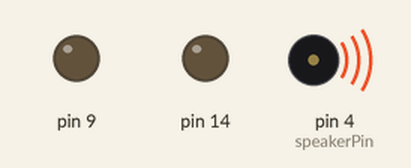
Recording of a sketch running on a simulated Arduino Uno, built with avr-gcc and run on an emulated ATmega328P. Shown: output pins drawn as LEDs (lit = HIGH), buzzer (waves = sounding).

Above: at 4.3 s.
At 22.87 s:
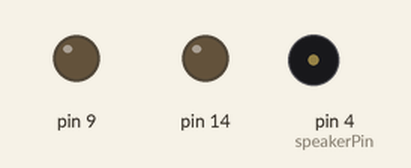
Timing chart, 0 to 29.6 s (numbered marks = the images above):
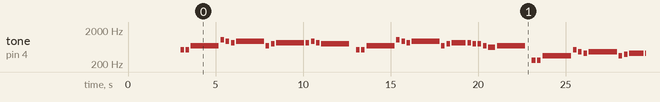

Measured:
- by itself, tone on pin 4 (speakerPin): plays 523 Hz for 0.20 s, 523 Hz for 0.20 s, 698 Hz for 1.6 s, 1046 Hz for 0.20 s, 932 Hz for 0.20 s, 831 Hz for 0.20 s … (190 notes in this stretch)

The sketch:

DBZ_Tapion.ino
```cpp
//*****************************************************
//Realizado por © 2017 Sebastian Cuenca ***************
//Comparte, like y comenta :D :D :D *******************
//*****************************************************

//Pueden suscribirse a mi canal de Youtube para mas videos
// https://www.youtube.com/channel/UCSFuCPnuj9d379TgGQ880sw

int statePin = LOW;
int speakerPin = 4;
int led1 = 14;
int led2 = 16;


int length = 64; // the number of notes
char notes[] = "CCF!oOoFGOOoOG CCF!oOoFGOOGGFRF ccfCsSsfgSSSsSgccfCsSsfgSSggfrf "; // a space represents a rest
float beats[] = {1,1,8,1,1,1,8,1,1,8,1,1,1,8,1, 1,1,8,1,1,1,8,1,1,4,1,1,1,1,1,8,1, 1,1,8,1,1,1,8,1,1,4,1,1,1,1,8,1,1,8,1,1,1,8,1,1,4,1,1,1,1,1,12,4}; //Page 6

int tempo = 195;

void playTone(int ton1, int duration) {
  for (long i = 0; i < duration * 1000L; i += ton1) {
    tone(speakerPin, ton1);
    delayMicroseconds(ton1);
  }
  noTone(speakerPin);
}

void playNote(char note, int duration) {
//                        c    c#   d    d#   e    f    f#   g    g#   a    a#   b             d#                  g#              a#           D#                   G#        A#
  char names[] = { ' ',  '!', '2', '3', '4', '5', '6', '7', '8', '9', '0', '-', '=', 'c', 'd', 'r', 'e', 'f', 'g', 'S',  'a', 'b','s','C', 'D', 'R', 'E', 'F', 'G', 'O', 'A', 'o', 'B', 'i', 'N', 'R', 'u',  '1', 'L', 'k'}; // [i = b flat] [N = G flat] [R = D#] [u = g#] [1 = C oct. 5] [L = E flat]
  int tones[] =  {   0, 1046, 138, 146, 155, 164, 174, 184, 195, 207, 220, 233, 246, 261, 293, 311, 329, 349, 391, 415, 440, 493, 466 ,523, 587, 622, 659, 698, 783, 831,880, 932, 987, 466, 740, 622, 415, 1046, 622u, 227};

  // play the tone corresponding to the note name
  for (int i = 0; i < 40; i++) {
    if (names[i] == note) {
      playTone(tones[i], duration);
    }
  }
}


void setup() {
  pinMode(speakerPin, OUTPUT);
  pinMode(14, OUTPUT);
  pinMode(9, OUTPUT);
  delay(3000);
}

void loop() {
  for (int i = 0; i < length; i++) {
    if (notes[i] == ' ') {
      delay(beats[i] * tempo); // rest
    } else {

      playNote(notes[i], beats[i] * tempo);

  }

    // pause between notes
    delay(tempo / 2);
  }
}

//*****************************************************
//Realizado por © 2016 Sebastian Cuenca ***************
//Comparte, like y comenta :D :D :D *******************
//*****************************************************
```
